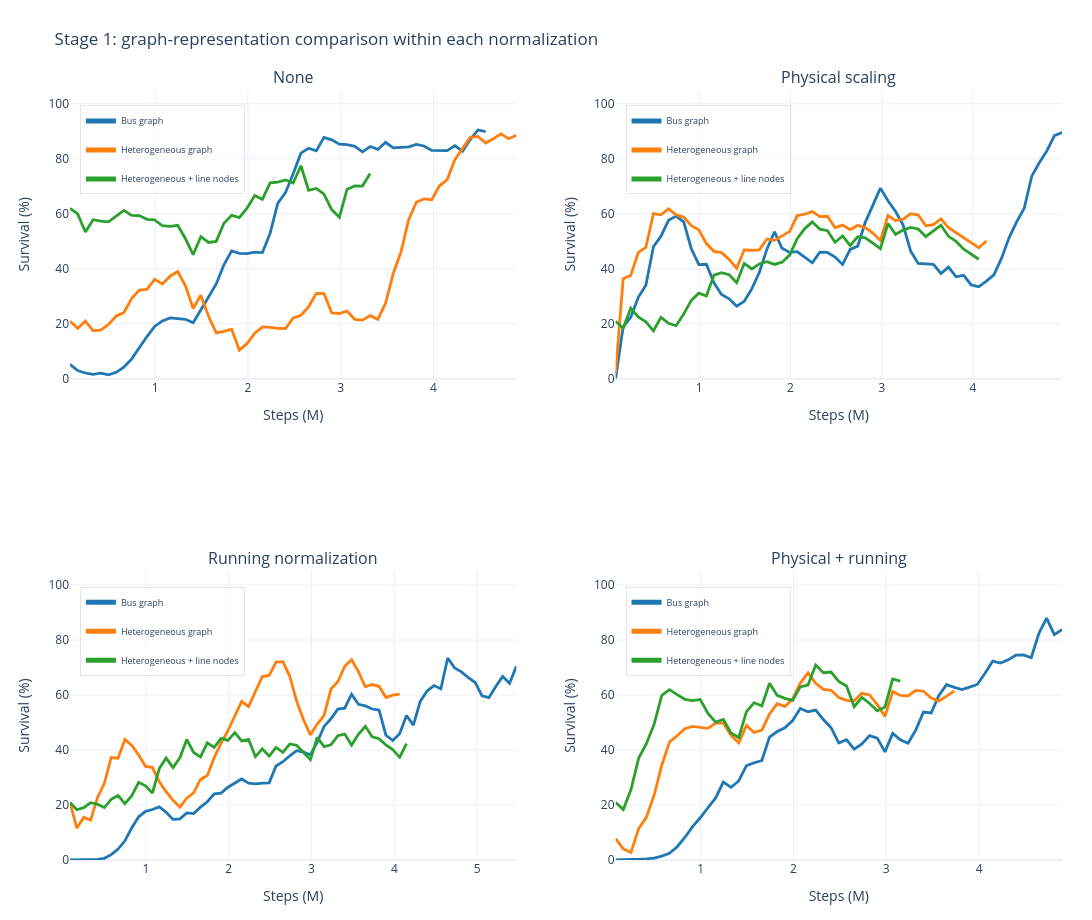

The code cell stored with this chart in its notebook:
### Code cell
representation_within_normalization = {
    NORMALIZATION_LABELS[normalization]: [
        {
            "name": selected_run_name(graph_type, normalization),
            "label": REPRESENTATION_LABELS[graph_type],
            "color": REPRESENTATION_COLORS[graph_type],
        }
        for graph_type in REPRESENTATION_ORDER
    ]
    for normalization in NORMALIZATION_ORDER
}

representation_comparison_fig = wm.plot_run_groups(
    representation_within_normalization,
    split="test",
    smooth=SMOOTH_WINDOW,
    show_raw=SHOW_RAW,
    title="Stage 1: graph-representation comparison within each normalization",
    y_range=Y_RANGE,
    ncols=2,
    subplot_height=460,
    width=1500,
    save_name="gs_stage1_representation_within_normalization",
    history=history_df,
)
representation_comparison_fig

### Figure 1 — Plotly figure (JSON) as saved in the notebook; plotly's stock layout.template omitted (floating-point values rounded to 4 significant figures)
{"data": [{"hovertemplate": "<b>%{fullData.name}</b><br>metric: test/charts/episodic_survival<br>step: %{x:.2f}M<br>smoothed value: %{y:.3f}<extra></extra>", "legend": "legend", "legendgroup": "subplot1:Bus graph", "line": {"color": "#1f77b4", "dash": "solid", "width": 2.8}, "mode": "lines", "name": "Bus graph", "showlegend": true, "type": "scatter", "x": [0.08294, 0.1659, 0.2488, 0.3318, 0.4147, 0.4977, 0.5806, 0.6636, 0.7465, 0.8294, 0.9124, 0.9953, 1.078, 1.161, 1.244, 1.327, 1.41, 1.493, 1.576, 1.659, 1.742, 1.825, 1.908, 1.991, 2.074, 2.157, 2.239, 2.322, 2.405, 2.488, 2.571, 2.654, 2.737, 2.82, 2.903, 2.986, 3.069, 3.152, 3.235, 3.318, 3.401, 3.484, 3.567, 3.65, 3.732, 3.815, 3.898, 3.981, 4.064, 4.147, 4.23, 4.313, 4.396, 4.479, 4.562], "xaxis": "x", "y": [5.213, 2.968, 2.087, 1.584, 2.025, 1.412, 2.347, 4.25, 7.13, 11.44, 15.35, 19.03, 21.03, 22.15, 21.98, 21.6, 20.39, 24.88, 29.75, 34.48, 41.44, 46.51, 45.6, 45.5, 46.06, 45.89, 52.84, 63.84, 67.66, 74.53, 82.04, 83.82, 82.86, 87.79, 86.87, 85.3, 85.16, 84.5, 82.5, 84.43, 83.39, 86.0, 83.94, 84.15, 84.34, 85.19, 84.65, 83.02, 83.1, 82.97, 84.76, 82.74, 86.97, 90.47, 89.85], "yaxis": "y"}, {"hovertemplate": "<b>%{fullData.name}</b><br>metric: test/charts/episodic_survival<br>step: %{x:.2f}M<br>smoothed value: %{y:.3f}<extra></extra>", "legend": "legend", "legendgroup": "subplot1:Heterogeneous graph", "line": {"color": "#ff7f0e", "dash": "solid", "width": 2.8}, "mode": "lines", "name": "Heterogeneous graph", "showlegend": true, "type": "scatter", "x": [0.08294, 0.1659, 0.2488, 0.3318, 0.4147, 0.4977, 0.5806, 0.6636, 0.7465, 0.8294, 0.9124, 0.9953, 1.078, 1.161, 1.244, 1.327, 1.41, 1.493, 1.576, 1.659, 1.742, 1.825, 1.908, 1.991, 2.074, 2.157, 2.239, 2.322, 2.405, 2.488, 2.571, 2.654, 2.737, 2.82, 2.903, 2.986, 3.069, 3.152, 3.235, 3.318, 3.401, 3.484, 3.567, 3.65, 3.732, 3.815, 3.898, 3.981, 4.064, 4.147, 4.23, 4.313, 4.396, 4.479, 4.562, 4.645, 4.728, 4.811, 4.894], "xaxis": "x", "y": [20.92, 18.34, 21.0, 17.51, 17.71, 19.73, 22.83, 24.07, 29.17, 32.24, 32.52, 36.14, 34.49, 37.28, 38.97, 33.8, 25.56, 30.36, 22.72, 16.65, 17.26, 17.99, 10.43, 12.76, 16.57, 18.88, 18.68, 18.32, 18.27, 22.16, 23.07, 26.16, 31.05, 30.93, 23.99, 23.74, 24.64, 21.57, 21.32, 22.96, 21.6, 27.46, 38.3, 46.05, 57.87, 64.19, 65.4, 65.09, 70.17, 72.33, 79.63, 83.76, 87.77, 88.1, 85.69, 87.27, 89.05, 87.3, 88.58], "yaxis": "y"}, {"hovertemplate": "<b>%{fullData.name}</b><br>metric: test/charts/episodic_survival<br>step: %{x:.2f}M<br>smoothed value: %{y:.3f}<extra></extra>", "legend": "legend", "legendgroup": "subplot1:Heterogeneous + line nodes", "line": {"color": "#2ca02c", "dash": "solid", "width": 2.8}, "mode": "lines", "name": "Heterogeneous + line nodes", "showlegend": true, "type": "scatter", "x": [0.08294, 0.1659, 0.2488, 0.3318, 0.4147, 0.4977, 0.5806, 0.6636, 0.7465, 0.8294, 0.9124, 0.9953, 1.078, 1.161, 1.244, 1.327, 1.41, 1.493, 1.576, 1.659, 1.742, 1.825, 1.908, 1.991, 2.074, 2.157, 2.239, 2.322, 2.405, 2.488, 2.571, 2.654, 2.737, 2.82, 2.903, 2.986, 3.069, 3.152, 3.235, 3.318], "xaxis": "x", "y": [61.97, 59.91, 53.34, 57.83, 57.32, 57.04, 59.15, 61.24, 59.43, 59.35, 57.97, 57.76, 55.64, 55.44, 55.79, 50.91, 45.15, 51.69, 49.56, 49.95, 56.53, 59.42, 58.6, 62.03, 66.62, 65.23, 71.22, 71.5, 72.32, 71.18, 77.45, 68.55, 69.21, 67.15, 61.52, 58.71, 68.91, 70.12, 70.07, 74.61], "yaxis": "y"}, {"hovertemplate": "<b>%{fullData.name}</b><br>metric: test/charts/episodic_survival<br>step: %{x:.2f}M<br>smoothed value: %{y:.3f}<extra></extra>", "legend": "legend2", "legendgroup": "subplot2:Bus graph", "line": {"color": "#1f77b4", "dash": "solid", "width": 2.8}, "mode": "lines", "name": "Bus graph", "showlegend": true, "type": "scatter", "x": [0.08294, 0.1659, 0.2488, 0.3318, 0.4147, 0.4977, 0.5806, 0.6636, 0.7465, 0.8294, 0.9124, 0.9953, 1.078, 1.161, 1.244, 1.327, 1.41, 1.493, 1.576, 1.659, 1.742, 1.825, 1.908, 1.991, 2.074, 2.157, 2.239, 2.322, 2.405, 2.488, 2.571, 2.654, 2.737, 2.82, 2.903, 2.986, 3.069, 3.152, 3.235, 3.318, 3.401, 3.484, 3.567, 3.65, 3.732, 3.815, 3.898, 3.981, 4.064, 4.147, 4.23, 4.313, 4.396, 4.479, 4.562, 4.645, 4.728, 4.811, 4.894, 4.977], "xaxis": "x2", "y": [0.04464, 18.9, 22.31, 29.6, 33.97, 48.0, 51.85, 57.62, 59.15, 57.06, 47.37, 41.52, 41.62, 34.9, 30.66, 29.05, 26.35, 28.17, 32.66, 38.69, 47.12, 53.42, 47.43, 45.95, 46.22, 44.15, 42.14, 46.01, 45.93, 44.26, 41.54, 47.05, 48.23, 56.89, 63.22, 69.32, 64.74, 60.85, 55.89, 46.38, 41.94, 41.69, 41.59, 38.27, 40.61, 37.07, 37.6, 34.1, 33.42, 35.52, 37.78, 43.74, 51.26, 57.07, 61.9, 73.67, 78.56, 82.86, 88.42, 89.55], "yaxis": "y2"}, {"hovertemplate": "<b>%{fullData.name}</b><br>metric: test/charts/episodic_survival<br>step: %{x:.2f}M<br>smoothed value: %{y:.3f}<extra></extra>", "legend": "legend2", "legendgroup": "subplot2:Heterogeneous graph", "line": {"color": "#ff7f0e", "dash": "solid", "width": 2.8}, "mode": "lines", "name": "Heterogeneous graph", "showlegend": true, "type": "scatter", "x": [0.08294, 0.1659, 0.2488, 0.3318, 0.4147, 0.4977, 0.5806, 0.6636, 0.7465, 0.8294, 0.9124, 0.9953, 1.078, 1.161, 1.244, 1.327, 1.41, 1.493, 1.576, 1.659, 1.742, 1.825, 1.908, 1.991, 2.074, 2.157, 2.239, 2.322, 2.405, 2.488, 2.571, 2.654, 2.737, 2.82, 2.903, 2.986, 3.069, 3.152, 3.235, 3.318, 3.401, 3.484, 3.567, 3.65, 3.732, 3.815, 3.898, 3.981, 4.064, 4.147], "xaxis": "x2", "y": [2.049, 36.39, 37.54, 45.98, 47.77, 60.07, 59.61, 61.77, 59.6, 58.78, 55.68, 54.18, 49.15, 46.33, 45.87, 43.42, 40.13, 46.88, 46.72, 46.85, 50.82, 50.33, 51.95, 53.52, 59.34, 59.81, 60.76, 58.98, 59.07, 54.93, 55.86, 54.21, 55.77, 54.95, 52.96, 50.3, 59.35, 57.52, 58.06, 60.05, 59.56, 55.66, 56.07, 58.13, 54.97, 53.11, 51.11, 49.5, 47.63, 50.11], "yaxis": "y2"}, {"hovertemplate": "<b>%{fullData.name}</b><br>metric: test/charts/episodic_survival<br>step: %{x:.2f}M<br>smoothed value: %{y:.3f}<extra></extra>", "legend": "legend2", "legendgroup": "subplot2:Heterogeneous + line nodes", "line": {"color": "#2ca02c", "dash": "solid", "width": 2.8}, "mode": "lines", "name": "Heterogeneous + line nodes", "showlegend": true, "type": "scatter", "x": [0.08294, 0.1659, 0.2488, 0.3318, 0.4147, 0.4977, 0.5806, 0.6636, 0.7465, 0.8294, 0.9124, 0.9953, 1.078, 1.161, 1.244, 1.327, 1.41, 1.493, 1.576, 1.659, 1.742, 1.825, 1.908, 1.991, 2.074, 2.157, 2.239, 2.322, 2.405, 2.488, 2.571, 2.654, 2.737, 2.82, 2.903, 2.986, 3.069, 3.152, 3.235, 3.318, 3.401, 3.484, 3.567, 3.65, 3.732, 3.815, 3.898, 3.981, 4.064], "xaxis": "x2", "y": [20.92, 18.34, 25.63, 22.45, 20.71, 17.44, 22.32, 20.16, 19.29, 23.51, 28.51, 31.1, 30.07, 37.66, 38.57, 37.85, 34.93, 41.93, 39.93, 41.75, 42.54, 41.57, 42.39, 44.96, 50.92, 54.61, 57.0, 54.39, 53.84, 49.63, 51.91, 48.47, 51.65, 51.27, 49.31, 47.32, 56.44, 52.53, 54.06, 55.03, 54.47, 51.71, 53.77, 55.83, 51.8, 49.94, 47.12, 45.34, 43.46], "yaxis": "y2"}, {"hovertemplate": "<b>%{fullData.name}</b><br>metric: test/charts/episodic_survival<br>step: %{x:.2f}M<br>smoothed value: %{y:.3f}<extra></extra>", "legend": "legend3", "legendgroup": "subplot3:Bus graph", "line": {"color": "#1f77b4", "dash": "solid", "width": 2.8}, "mode": "lines", "name": "Bus graph", "showlegend": true, "type": "scatter", "x": [0.08294, 0.1659, 0.2488, 0.3318, 0.4147, 0.4977, 0.5806, 0.6636, 0.7465, 0.8294, 0.9124, 0.9953, 1.078, 1.161, 1.244, 1.327, 1.41, 1.493, 1.576, 1.659, 1.742, 1.825, 1.908, 1.991, 2.074, 2.157, 2.239, 2.322, 2.405, 2.488, 2.571, 2.654, 2.737, 2.82, 2.903, 2.986, 3.069, 3.152, 3.235, 3.318, 3.401, 3.484, 3.567, 3.65, 3.732, 3.815, 3.898, 3.981, 4.064, 4.147, 4.23, 4.313, 4.396, 4.479, 4.562, 4.645, 4.728, 4.811, 4.894, 4.977, 5.06, 5.143, 5.225, 5.308, 5.391, 5.474], "xaxis": "x3", "y": [0.02728, 0.02914, 0.04134, 0.04309, 0.2128, 0.6084, 1.95, 3.981, 6.973, 11.77, 15.71, 17.7, 18.36, 19.32, 17.36, 14.76, 14.94, 17.15, 16.87, 19.23, 21.17, 24.06, 24.32, 26.47, 27.94, 29.47, 27.91, 27.71, 27.93, 28.06, 34.18, 35.74, 37.89, 39.75, 39.21, 38.24, 42.81, 48.57, 51.35, 54.87, 55.19, 60.29, 56.63, 56.04, 54.9, 54.51, 45.37, 43.47, 45.94, 52.53, 49.03, 57.73, 61.47, 63.45, 62.25, 73.43, 69.86, 68.43, 66.33, 64.55, 59.69, 59.03, 63.11, 66.76, 64.25, 70.48], "yaxis": "y3"}, {"hovertemplate": "<b>%{fullData.name}</b><br>metric: test/charts/episodic_survival<br>step: %{x:.2f}M<br>smoothed value: %{y:.3f}<extra></extra>", "legend": "legend3", "legendgroup": "subplot3:Heterogeneous graph", "line": {"color": "#ff7f0e", "dash": "solid", "width": 2.8}, "mode": "lines", "name": "Heterogeneous graph", "showlegend": true, "type": "scatter", "x": [0.08294, 0.1659, 0.2488, 0.3318, 0.4147, 0.4977, 0.5806, 0.6636, 0.7465, 0.8294, 0.9124, 0.9953, 1.078, 1.161, 1.244, 1.327, 1.41, 1.493, 1.576, 1.659, 1.742, 1.825, 1.908, 1.991, 2.074, 2.157, 2.239, 2.322, 2.405, 2.488, 2.571, 2.654, 2.737, 2.82, 2.903, 2.986, 3.069, 3.152, 3.235, 3.318, 3.401, 3.484, 3.567, 3.65, 3.732, 3.815, 3.898, 3.981, 4.064], "xaxis": "x3", "y": [20.92, 11.6, 15.46, 14.53, 22.67, 27.91, 37.27, 37.01, 43.86, 41.65, 38.15, 34.06, 33.69, 28.47, 24.82, 21.69, 19.24, 22.48, 24.39, 29.29, 30.75, 37.24, 42.48, 47.01, 52.35, 57.63, 55.77, 61.19, 66.72, 67.13, 71.97, 72.12, 66.8, 57.8, 51.01, 45.51, 49.42, 52.64, 62.17, 64.82, 70.43, 72.84, 68.52, 62.97, 63.81, 63.17, 59.06, 59.94, 60.33], "yaxis": "y3"}, {"hovertemplate": "<b>%{fullData.name}</b><br>metric: test/charts/episodic_survival<br>step: %{x:.2f}M<br>smoothed value: %{y:.3f}<extra></extra>", "legend": "legend3", "legendgroup": "subplot3:Heterogeneous + line nodes", "line": {"color": "#2ca02c", "dash": "solid", "width": 2.8}, "mode": "lines", "name": "Heterogeneous + line nodes", "showlegend": true, "type": "scatter", "x": [0.08294, 0.1659, 0.2488, 0.3318, 0.4147, 0.4977, 0.5806, 0.6636, 0.7465, 0.8294, 0.9124, 0.9953, 1.078, 1.161, 1.244, 1.327, 1.41, 1.493, 1.576, 1.659, 1.742, 1.825, 1.908, 1.991, 2.074, 2.157, 2.239, 2.322, 2.405, 2.488, 2.571, 2.654, 2.737, 2.82, 2.903, 2.986, 3.069, 3.152, 3.235, 3.318, 3.401, 3.484, 3.567, 3.65, 3.732, 3.815, 3.898, 3.981, 4.064, 4.147], "xaxis": "x3", "y": [20.92, 18.27, 19.02, 20.83, 20.28, 19.06, 22.04, 23.45, 20.51, 23.39, 28.25, 26.99, 24.34, 33.25, 37.06, 33.61, 37.15, 43.82, 39.08, 37.49, 42.61, 40.94, 44.2, 43.5, 46.31, 43.32, 43.83, 37.57, 40.4, 37.77, 40.95, 39.17, 42.2, 41.72, 39.1, 36.5, 44.59, 41.24, 41.92, 45.19, 45.81, 41.78, 45.69, 48.64, 44.79, 44.09, 41.86, 40.13, 37.32, 42.3], "yaxis": "y3"}, {"hovertemplate": "<b>%{fullData.name}</b><br>metric: test/charts/episodic_survival<br>step: %{x:.2f}M<br>smoothed value: %{y:.3f}<extra></extra>", "legend": "legend4", "legendgroup": "subplot4:Bus graph", "line": {"color": "#1f77b4", "dash": "solid", "width": 2.8}, "mode": "lines", "name": "Bus graph", "showlegend": true, "type": "scatter", "x": [0.08294, 0.1659, 0.2488, 0.3318, 0.4147, 0.4977, 0.5806, 0.6636, 0.7465, 0.8294, 0.9124, 0.9953, 1.078, 1.161, 1.244, 1.327, 1.41, 1.493, 1.576, 1.659, 1.742, 1.825, 1.908, 1.991, 2.074, 2.157, 2.239, 2.322, 2.405, 2.488, 2.571, 2.654, 2.737, 2.82, 2.903, 2.986, 3.069, 3.152, 3.235, 3.318, 3.401, 3.484, 3.567, 3.65, 3.732, 3.815, 3.898, 3.981, 4.064, 4.147, 4.23, 4.313, 4.396, 4.479, 4.562, 4.645, 4.728, 4.811, 4.894], "xaxis": "x4", "y": [0.02728, 0.02542, 0.03224, 0.2682, 0.4134, 0.7106, 1.433, 2.45, 4.834, 8.193, 12.12, 15.35, 19.0, 22.58, 28.31, 26.42, 28.74, 34.3, 35.38, 36.19, 44.68, 46.73, 48.08, 50.71, 55.08, 53.92, 54.5, 51.07, 48.09, 42.56, 43.75, 40.28, 42.18, 45.21, 44.32, 39.31, 46.06, 43.7, 42.45, 47.26, 53.82, 53.46, 59.86, 63.75, 62.77, 61.95, 62.85, 63.84, 67.89, 72.34, 71.63, 72.78, 74.47, 74.57, 73.54, 82.42, 87.93, 81.98, 83.82], "yaxis": "y4"}, {"hovertemplate": "<b>%{fullData.name}</b><br>metric: test/charts/episodic_survival<br>step: %{x:.2f}M<br>smoothed value: %{y:.3f}<extra></extra>", "legend": "legend4", "legendgroup": "subplot4:Heterogeneous graph", "line": {"color": "#ff7f0e", "dash": "solid", "width": 2.8}, "mode": "lines", "name": "Heterogeneous graph", "showlegend": true, "type": "scatter", "x": [0.08294, 0.1659, 0.2488, 0.3318, 0.4147, 0.4977, 0.5806, 0.6636, 0.7465, 0.8294, 0.9124, 0.9953, 1.078, 1.161, 1.244, 1.327, 1.41, 1.493, 1.576, 1.659, 1.742, 1.825, 1.908, 1.991, 2.074, 2.157, 2.239, 2.322, 2.405, 2.488, 2.571, 2.654, 2.737, 2.82, 2.903, 2.986, 3.069, 3.152, 3.235, 3.318, 3.401, 3.484, 3.567, 3.65, 3.732], "xaxis": "x4", "y": [7.76, 4.02, 2.774, 11.43, 15.54, 23.52, 34.46, 42.89, 45.2, 47.76, 48.56, 48.14, 47.86, 49.74, 49.8, 45.32, 42.61, 48.96, 46.39, 47.22, 53.08, 56.87, 55.79, 58.52, 64.34, 68.05, 64.22, 62.04, 61.72, 59.1, 58.04, 57.91, 60.6, 60.03, 56.5, 52.22, 61.27, 59.85, 59.67, 61.69, 61.37, 58.89, 57.88, 59.61, 61.45], "yaxis": "y4"}, {"hovertemplate": "<b>%{fullData.name}</b><br>metric: test/charts/episodic_survival<br>step: %{x:.2f}M<br>smoothed value: %{y:.3f}<extra></extra>", "legend": "legend4", "legendgroup": "subplot4:Heterogeneous + line nodes", "line": {"color": "#2ca02c", "dash": "solid", "width": 2.8}, "mode": "lines", "name": "Heterogeneous + line nodes", "showlegend": true, "type": "scatter", "x": [0.08294, 0.1659, 0.2488, 0.3318, 0.4147, 0.4977, 0.5806, 0.6636, 0.7465, 0.8294, 0.9124, 0.9953, 1.078, 1.161, 1.244, 1.327, 1.41, 1.493, 1.576, 1.659, 1.742, 1.825, 1.908, 1.991, 2.074, 2.157, 2.239, 2.322, 2.405, 2.488, 2.571, 2.654, 2.737, 2.82, 2.903, 2.986, 3.069, 3.152], "xaxis": "x4", "y": [20.92, 18.35, 25.63, 37.05, 42.31, 49.31, 59.84, 61.93, 60.13, 58.43, 57.97, 58.34, 53.32, 50.16, 51.09, 46.21, 44.52, 53.97, 57.2, 56.02, 64.25, 59.85, 58.78, 58.08, 62.94, 63.64, 70.91, 68.1, 68.35, 64.94, 63.3, 55.77, 59.11, 56.9, 54.25, 55.6, 65.81, 65.07], "yaxis": "y4"}], "layout": {"annotations": [{"font": {"size": 16}, "showarrow": false, "text": "None", "x": 0.225, "xanchor": "center", "xref": "paper", "y": 1, "yanchor": "bottom", "yref": "paper"}, {"font": {"size": 16}, "showarrow": false, "text": "Physical scaling", "x": 0.775, "xanchor": "center", "xref": "paper", "y": 1, "yanchor": "bottom", "yref": "paper"}, {"font": {"size": 16}, "showarrow": false, "text": "Running normalization", "x": 0.225, "xanchor": "center", "xref": "paper", "y": 0.375, "yanchor": "bottom", "yref": "paper"}, {"font": {"size": 16}, "showarrow": false, "text": "Physical + running", "x": 0.775, "xanchor": "center", "xref": "paper", "y": 0.375, "yanchor": "bottom", "yref": "paper"}], "height": 920, "hovermode": "x unified", "legend": {"bgcolor": "rgba(255,255,255,0.62)", "bordercolor": "rgba(0,0,0,0.10)", "borderwidth": 1, "font": {"size": 9}, "itemsizing": "constant", "orientation": "v", "x": 0.01, "xanchor": "left", "y": 0.98, "yanchor": "top"}, "legend2": {"bgcolor": "rgba(255,255,255,0.62)", "bordercolor": "rgba(0,0,0,0.10)", "borderwidth": 1, "font": {"size": 9}, "itemsizing": "constant", "orientation": "v", "x": 0.56, "xanchor": "left", "y": 0.98, "yanchor": "top"}, "legend3": {"bgcolor": "rgba(255,255,255,0.62)", "bordercolor": "rgba(0,0,0,0.10)", "borderwidth": 1, "font": {"size": 9}, "itemsizing": "constant", "orientation": "v", "x": 0.01, "xanchor": "left", "y": 0.355, "yanchor": "top"}, "legend4": {"bgcolor": "rgba(255,255,255,0.62)", "bordercolor": "rgba(0,0,0,0.10)", "borderwidth": 1, "font": {"size": 9}, "itemsizing": "constant", "orientation": "v", "x": 0.56, "xanchor": "left", "y": 0.355, "yanchor": "top"}, "margin": {"b": 60, "l": 70, "r": 30, "t": 90}, "showlegend": true, "title": {"text": "Stage 1: graph-representation comparison within each normalization"}, "width": 1500, "xaxis": {"anchor": "y", "domain": [0, 0.45], "title": {"text": "Steps (M)"}}, "xaxis2": {"anchor": "y2", "domain": [0.55, 1], "title": {"text": "Steps (M)"}}, "xaxis3": {"anchor": "y3", "domain": [0, 0.45], "title": {"text": "Steps (M)"}}, "xaxis4": {"anchor": "y4", "domain": [0.55, 1], "title": {"text": "Steps (M)"}}, "yaxis": {"anchor": "x", "domain": [0.625, 1], "range": [0, 105], "title": {"text": "Survival (%)"}}, "yaxis2": {"anchor": "x2", "domain": [0.625, 1], "range": [0, 105], "title": {"text": "Survival (%)"}}, "yaxis3": {"anchor": "x3", "domain": [0, 0.375], "range": [0, 105], "title": {"text": "Survival (%)"}}, "yaxis4": {"anchor": "x4", "domain": [0, 0.375], "range": [0, 105], "title": {"text": "Survival (%)"}}}}
